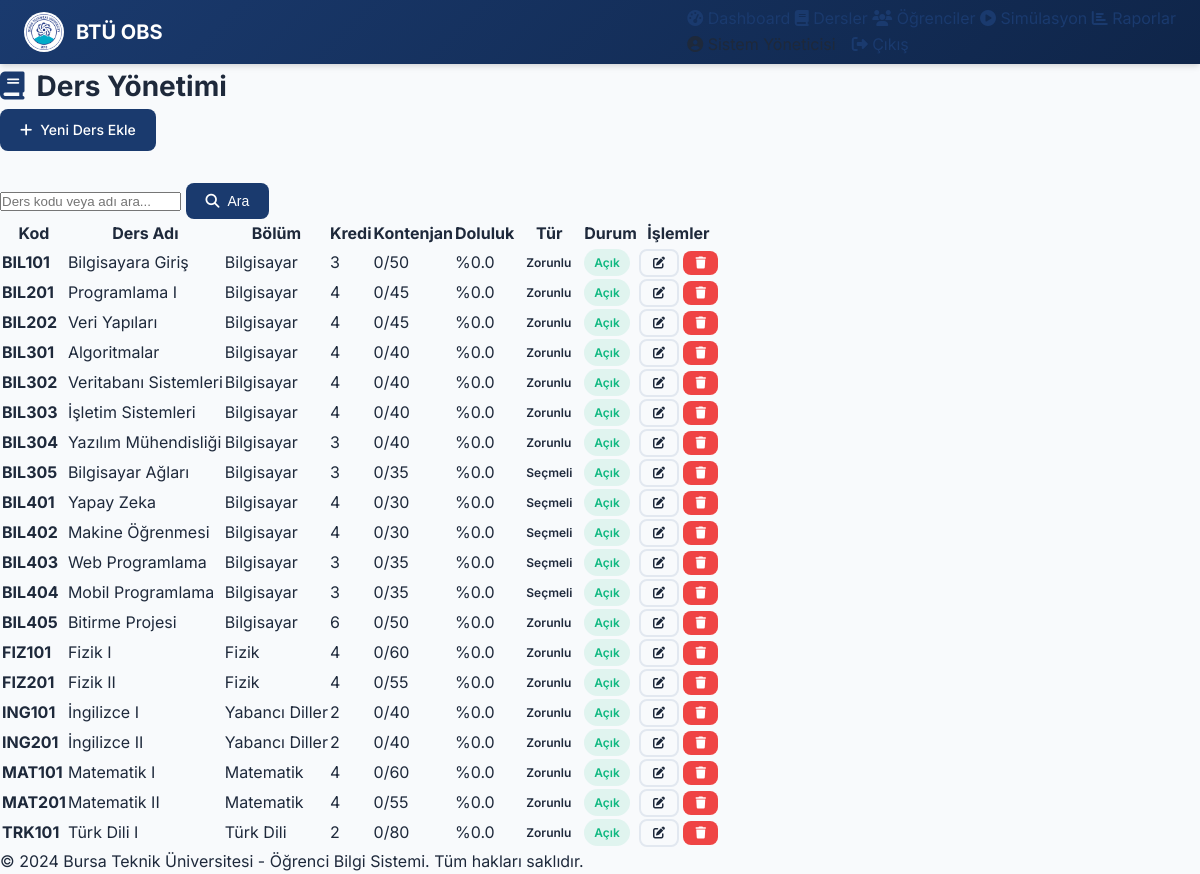
Screenshot of /admin/courses (signed in) with the database file from the repository.
### app/models/course.py (models this page shows, shortened)
class Course(db.Model):
    __tablename__ = 'courses'
    id = db.Column(db.Integer, primary_key=True)
    code = db.Column(db.String(20), unique=True, nullable=False, index=True)
    name = db.Column(db.String(200), nullable=False)
    description = db.Column(db.Text)
    credit = db.Column(db.Integer, nullable=False, default=3)
    ects = db.Column(db.Integer, default=5)
    department = db.Column(db.String(100), nullable=False)
    faculty = db.Column(db.String(100), nullable=False)
    quota = db.Column(db.Integer, nullable=False, default=50)
    enrolled_count = db.Column(db.Integer, default=0)
    course_type = db.Column(db.String(20), default='elective')  # required, elective, technical_elective
    semester_type = db.Column(db.String(10), default='both')  # fall, spring, both
    target_class = db.Column(db.Integer, default=0)  # 0=tüm sınıflar, 1-4=belirli sınıf
    is_active = db.Column(db.Boolean, default=True)
    is_open = db.Column(db.Boolean, default=True)  # Kayıta açık mı
    created_at = db.Column(db.DateTime, default=datetime.utcnow)
    updated_at = db.Column(db.DateTime, default=datetime.utcnow, onupdate=datetime.utcnow)
    schedules = db.relationship('CourseSchedule', backref='course', lazy='dynamic', cascade='all, delete-orphan')
    prerequisites = db.relationship('Prerequisite', backref='course', lazy='dynamic',
                                    foreign_keys='Prerequisite.course_id', cascade='all, delete-orphan')
    enrollments = db.relationship('Enrollment', backref='course', lazy='dynamic', cascade='all, delete-orphan')
    requests = db.relationship('CourseRequest', backref='course', lazy='dynamic', cascade='all, delete-orphan')
    waitlist = db.relationship('WaitList', backref='course', lazy='dynamic', cascade='all, delete-orphan')
    @property
    def fill_percentage(self):
        if self.quota == 0:
            return 100
        return round((self.enrolled_count / self.quota) * 100, 1)

### app/routes/admin_routes.py (the view)
@admin_bp.route('/courses')
@login_required
@admin_required
def courses():
    keyword = request.args.get('keyword', '')
    courses = CatalogService.search_courses(keyword) if keyword else CatalogService.get_all_courses()
    return render_template('admin/courses.html', courses=courses)

### app/models/student.py (called while the page is built)
@login_manager.user_loader
def load_user(id):
    return Student.query.get(int(id))

    @property
    def full_name(self):
        return f"{self.first_name} {self.last_name}"

### app/routes/admin_routes.py (called while the page is built)
def admin_required(f):
    from functools import wraps
    @wraps(f)
    def decorated_function(*args, **kwargs):
        if not current_user.is_authenticated:
            return redirect(url_for('auth.login'))
        if not current_user.is_admin:
            flash('Bu sayfaya erişim yetkiniz yok', 'error')
            return redirect(url_for('student.dashboard'))
        return f(*args, **kwargs)
    return decorated_function

### app/services/catalog_service.py (called while the page is built)
    @staticmethod
    def get_all_courses(active_only=True):
        query = Course.query
        if active_only:
            query = query.filter_by(is_active=True)
        return query.order_by(Course.code).all()

### app/templates/admin/courses.html (shortened to what this page needs)
{% extends "base.html" %}
{% block content %}
<div class="admin-container">
    <div class="page-header">
        <h1><i class="fas fa-book"></i> Ders Yönetimi</h1>
        <a href="{{ url_for('admin.add_course') }}" class="btn btn-primary">
            <i class="fas fa-plus"></i> Yeni Ders Ekle
        </a>
    </div>
    <div class="search-section">
        <form method="GET" class="search-form">
            <input type="text" name="keyword" placeholder="Ders kodu veya adı ara..."
                   value="{{ request.args.get('keyword', '') }}" class="search-input">
            <button type="submit" class="btn btn-primary">
                <i class="fas fa-search"></i> Ara
            </button>
        </form>
    </div>
    <div class="table-container">
        <table class="data-table">
            <thead>
                <tr>
                    <th>Kod</th>
                    <th>Ders Adı</th>
                    <th>Bölüm</th>
                    <th>Kredi</th>
                    <th>Kontenjan</th>
                    <th>Doluluk</th>
                    <th>Tür</th>
                    <th>Durum</th>
                    <th>İşlemler</th>
                </tr>
            </thead>
            <tbody>
                {% for course in courses %}
                    <tr>
                        <td><strong>{{ course.code }}</strong></td>
                        <td>{{ course.name }}</td>
                        <td>{{ course.department }}</td>
                        <td>{{ course.credit }}</td>
                        <td>{{ course.enrolled_count }}/{{ course.quota }}</td>
                        <td>
                            <span class="progress-text">%{{ course.fill_percentage }}</span>
                        </td>
                        <td>
                            <span class="badge badge-{{ course.course_type }}">
                                {% if course.course_type == 'required' %}Zorunlu
                                {% elif course.course_type == 'elective' %}Seçmeli
                                {% else %}Teknik{% endif %}
                            </span>
                        </td>
                        <td>
                            {% if course.is_open %}
                                <span class="badge badge-success">Açık</span>
                            {% else %}
                                <span class="badge badge-danger">Kapalı</span>
                            {% endif %}
                        </td>
                        <td class="actions-cell">
                            <a href="{{ url_for('admin.edit_course', course_id=course.id) }}" class="btn btn-sm btn-outline" title="Düzenle">
                                <i class="fas fa-edit"></i>
                            </a>
                            <form method="POST" action="{{ url_for('admin.delete_course', course_id=course.id) }}"
                                  style="display: inline;" onsubmit="return confirm('Bu dersi silmek istediğinize emin misiniz?');">
                                <button type="submit" class="btn btn-sm btn-danger" title="Sil">
                                    <i class="fas fa-trash"></i>
                                </button>
                            </form>
                        </td>
                    </tr>
                {% endfor %}
            </tbody>
        </table>
    </div>
</div>
{% endblock %}

### app/static/css/style.css (style rules this page uses)
:root { --primary-color: #1a3a6e; --primary-dark: #0f2549; --primary-light: #2e5090; --secondary-color: #64748b; --success-color: #10b981; --warning-color: #f59e0b; --danger-color: #ef4444; --info-color: #40c4c4; --bg-color: #f8fafc; --card-bg: #ffffff; --text-color: #1e293b; --text-muted: #64748b; --border-color: #e2e8f0; --shadow-sm: 0 1px 2px 0 rgba(0, 0, 0, 0.05); --shadow: 0 1px 3px 0 rgba(0, 0, 0, 0.1), 0 1px 2px 0 rgba(0, 0, 0, 0.06); --shadow-md: 0 4px 6px -1px rgba(0, 0, 0, 0.1), 0 2px 4px -1px rgba(0, 0, 0, 0.06); --shadow-lg: 0 10px 15px -3px rgba(0, 0, 0, 0.1), 0 4px 6px -2px rgba(0, 0, 0, 0.05); --radius-sm: 0.25rem; --radius: 0.5rem; --radius-lg: 0.75rem; --radius-xl: 1rem; --transition: all 0.2s ease; }
* { margin: 0; padding: 0; box-sizing: border-box; }
body { font-family: 'Inter', -apple-system, BlinkMacSystemFont, 'Segoe UI', Roboto, Oxygen, Ubuntu, sans-serif; background-color: var(--bg-color); color: var(--text-color); line-height: 1.6; min-height: 100vh; }
a { color: var(--primary-color); text-decoration: none; transition: var(--transition); }
.page-header { margin-bottom: 2rem; }
.page-header h1 { font-size: 1.75rem; font-weight: 700; color: var(--text-color); display: flex; align-items: center; gap: 0.75rem; }
.page-header h1 i { color: var(--primary-color); }
.btn { display: inline-flex; align-items: center; justify-content: center; gap: 0.5rem; padding: 0.625rem 1.25rem; font-size: 0.875rem; font-weight: 500; border-radius: var(--radius); border: none; cursor: pointer; transition: var(--transition); text-decoration: none; }
.btn-primary { background: var(--primary-color); color: white; }
.btn-danger { background: var(--danger-color); color: white; }
.btn-outline { background: transparent; border: 2px solid var(--border-color); color: var(--text-color); }
.btn-sm { padding: 0.375rem 0.75rem; font-size: 0.75rem; }
.table-container { overflow-x: auto; }
.badge { display: inline-flex; align-items: center; gap: 0.25rem; padding: 0.25rem 0.625rem; font-size: 0.75rem; font-weight: 600; border-radius: 9999px; }
.badge-success { background: rgba(16, 185, 129, 0.1); color: var(--success-color); }

### rows the page displays
Course: code "BIL101", name "Bilgisayara Giriş", department "Bilgisayar", credit "3", enrolled_count "0", quota "50", fill_percentage "0.0", course_type "Zorunlu", is_open "Açık"
Course: code "BIL201", name "Programlama I", department "Bilgisayar", credit "4", enrolled_count "0", quota "45", fill_percentage "0.0", course_type "Zorunlu", is_open "Açık"
Course: code "BIL202", name "Veri Yapıları", department "Bilgisayar", credit "4", enrolled_count "0", quota "45", fill_percentage "0.0", course_type "Zorunlu", is_open "Açık"
Course: code "BIL301", name "Algoritmalar", department "Bilgisayar", credit "4", enrolled_count "0", quota "40", fill_percentage "0.0", course_type "Zorunlu", is_open "Açık"
Course: code "BIL302", name "Veritabanı Sistemleri", department "Bilgisayar", credit "4", enrolled_count "0", quota "40", fill_percentage "0.0", course_type "Zorunlu", is_open "Açık"
Course: code "BIL303", name "İşletim Sistemleri", department "Bilgisayar", credit "4", enrolled_count "0", quota "40", fill_percentage "0.0", course_type "Zorunlu", is_open "Açık"
Course: code "BIL304", name "Yazılım Mühendisliği", department "Bilgisayar", credit "3", enrolled_count "0", quota "40", fill_percentage "0.0", course_type "Zorunlu", is_open "Açık"
Course: code "BIL305", name "Bilgisayar Ağları", department "Bilgisayar", credit "3", enrolled_count "0", quota "35", fill_percentage "0.0", course_type "Seçmeli", is_open "Açık"
Course: code "BIL401", name "Yapay Zeka", department "Bilgisayar", credit "4", enrolled_count "0", quota "30", fill_percentage "0.0", course_type "Seçmeli", is_open "Açık"
Course: code "BIL402", name "Makine Öğrenmesi", department "Bilgisayar", credit "4", enrolled_count "0", quota "30", fill_percentage "0.0", course_type "Seçmeli", is_open "Açık"
Course: code "BIL403", name "Web Programlama", department "Bilgisayar", credit "3", enrolled_count "0", quota "35", fill_percentage "0.0", course_type "Seçmeli", is_open "Açık"
Course: code "BIL404", name "Mobil Programlama", department "Bilgisayar", credit "3", enrolled_count "0", quota "35", fill_percentage "0.0", course_type "Seçmeli", is_open "Açık"
Course: code "BIL405", name "Bitirme Projesi", department "Bilgisayar", credit "6", enrolled_count "0", quota "50", fill_percentage "0.0", course_type "Zorunlu", is_open "Açık"
Course: code "FIZ101", name "Fizik I", department "Fizik", credit "4", enrolled_count "0", quota "60", fill_percentage "0.0", course_type "Zorunlu", is_open "Açık"
Course: code "FIZ201", name "Fizik II", department "Fizik", credit "4", enrolled_count "0", quota "55", fill_percentage "0.0", course_type "Zorunlu", is_open "Açık"
Course: code "ING101", name "İngilizce I", department "Yabancı Diller", credit "2", enrolled_count "0", quota "40", fill_percentage "0.0", course_type "Zorunlu", is_open "Açık"
Course: code "ING201", name "İngilizce II", department "Yabancı Diller", credit "2", enrolled_count "0", quota "40", fill_percentage "0.0", course_type "Zorunlu", is_open "Açık"
Course: code "MAT101", name "Matematik I", department "Matematik", credit "4", enrolled_count "0", quota "60", fill_percentage "0.0", course_type "Zorunlu", is_open "Açık"
Course: code "MAT201", name "Matematik II", department "Matematik", credit "4", enrolled_count "0", quota "55", fill_percentage "0.0", course_type "Zorunlu", is_open "Açık"
Course: code "TRK101", name "Türk Dili I", department "Türk Dili", credit "2", enrolled_count "0", quota "80", fill_percentage "0.0", course_type "Zorunlu", is_open "Açık"
